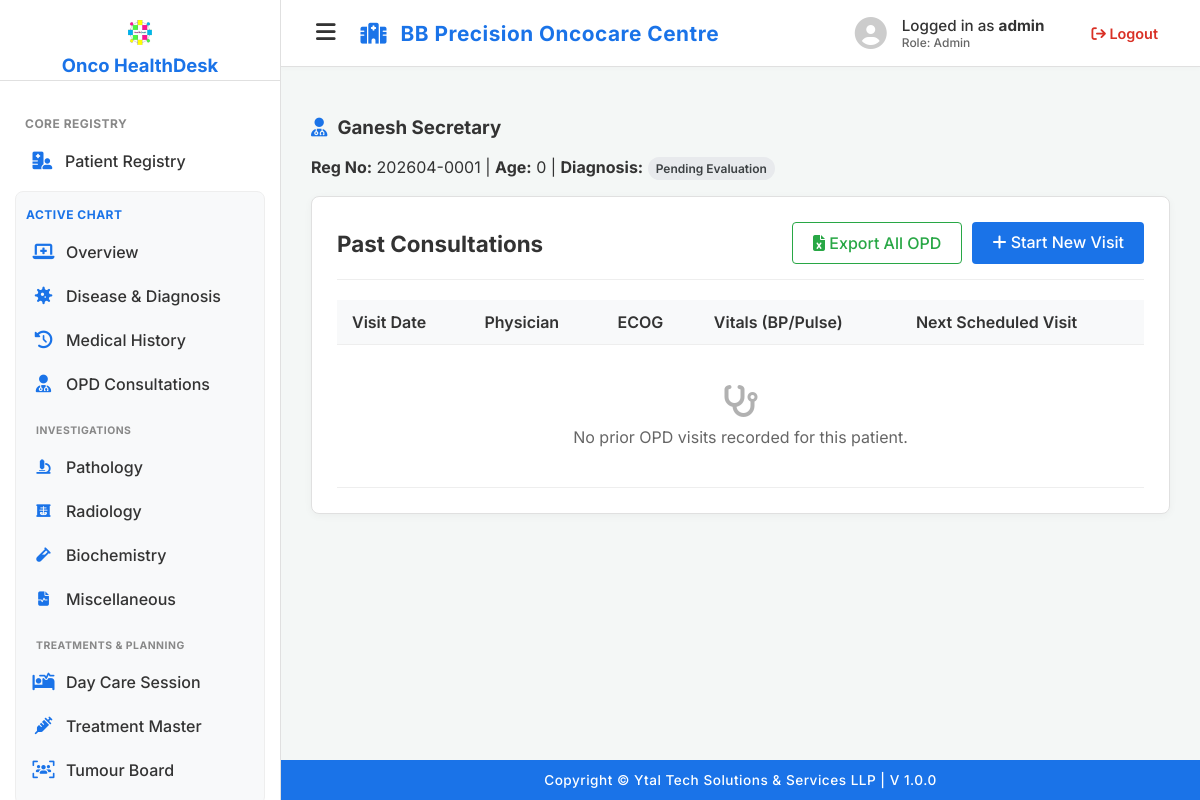
The page /patient/1/opd_consultations (signed in) on the database as committed earlier.
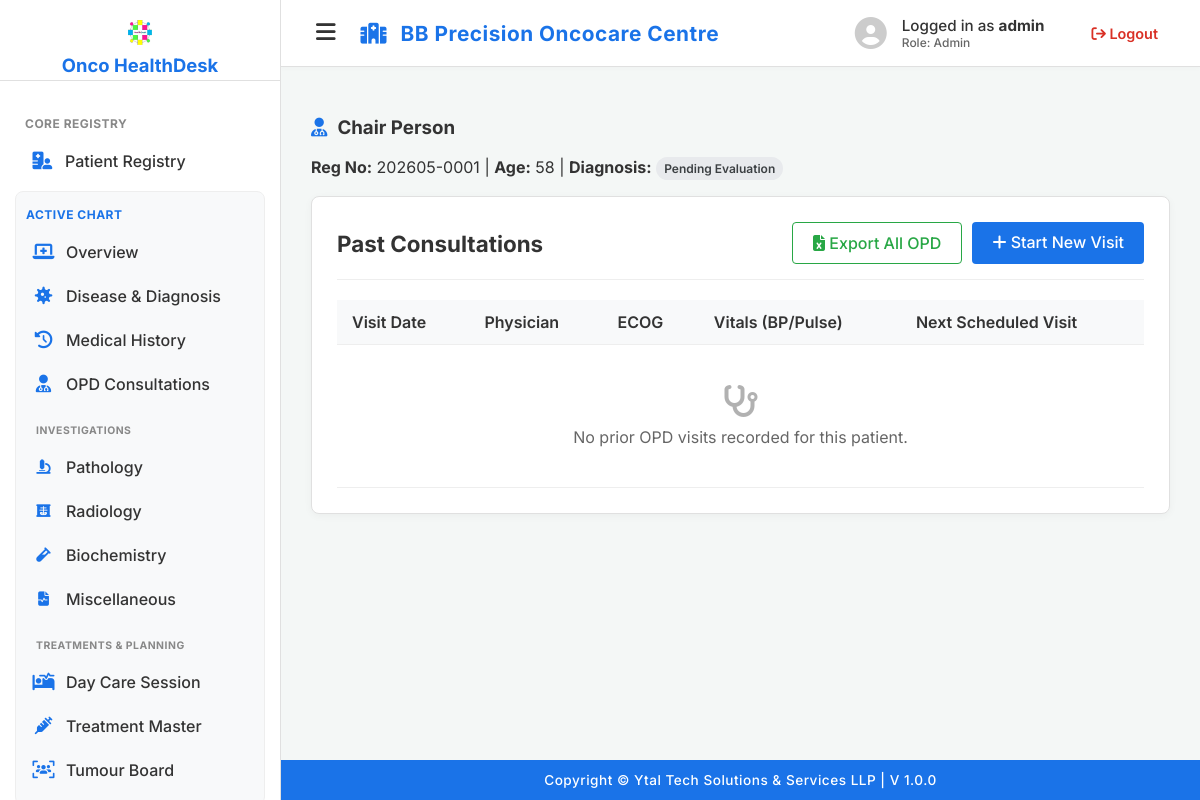
The same page on the database as committed later.
### app.py (models this page shows)
class Patient(db.Model):
    id = db.Column(db.Integer, primary_key=True)
    registration_number = db.Column(db.String(20), unique=True, nullable=False)
    first_name, middle_name, last_name = db.Column(db.String(50), nullable=False), db.Column(db.String(50)), db.Column(db.String(50), nullable=False)
    dob, gender, blood_group, religion, education = db.Column(db.Date, nullable=False), db.Column(db.String(10), nullable=False), db.Column(db.String(5)), db.Column(db.String(50)), db.Column(db.String(50))
    mobile_number, alt_mobile_number, email = db.Column(db.String(15), nullable=False), db.Column(db.String(15)), db.Column(db.String(120))
    id_proof, id_proof_number = db.Column(db.String(50)), db.Column(db.String(50))
    emg_contact_name, emg_contact_mobile, emg_contact_email = db.Column(db.String(100)), db.Column(db.String(15)), db.Column(db.String(120))
    address_house, address_society, address_area, address_city, address_state, address_country, address_pincode = db.Column(db.String(100)), db.Column(db.String(100)), db.Column(db.String(100)), db.Column(db.String(50)), db.Column(db.String(50)), db.Column(db.String(50)), db.Column(db.String(20))
    ref_physician_name, ref_physician_contact = db.Column(db.String(100)), db.Column(db.String(15))
    primary_diagnosis, created_on = db.Column(db.String(200), default="Pending Evaluation"), db.Column(db.DateTime, default=datetime.utcnow)
    medical_history = db.relationship('MedicalHistory', backref='patient', uselist=False)
    opd_visits = db.relationship('OpdConsultation', backref='patient', lazy=True, order_by="OpdConsultation.visit_date.desc()")
    pathology_records = db.relationship('PathologyRecord', backref='patient', lazy=True, order_by="PathologyRecord.record_date.desc()")
    radiology_records = db.relationship('RadiologyRecord', backref='patient', lazy=True, order_by="RadiologyRecord.record_date.desc()")
    biochemistry_records = db.relationship('BiochemistryRecord', backref='patient', lazy=True, order_by="BiochemistryRecord.record_date.desc()")
    miscellaneous_records = db.relationship('MiscellaneousRecord', backref='patient', lazy=True, order_by="MiscellaneousRecord.record_date.desc()")
    disease_records = db.relationship('DiseaseDiagnosis', backref='patient', lazy=True, order_by="DiseaseDiagnosis.date_of_diagnosis.desc()")
    day_care_protocols = db.relationship('PatientProtocol', backref='patient', lazy=True, order_by="PatientProtocol.start_date.desc()")
    treatment_records = db.relationship('TreatmentRecord', backref='patient', lazy=True, order_by="TreatmentRecord.record_date.desc()")
    tumour_board_records = db.relationship('TumourBoardRecord', backref='patient', lazy=True, order_by="TumourBoardRecord.board_date.desc()")
    invoices = db.relationship('Invoice', backref='patient', lazy=True, order_by="Invoice.invoice_date.desc()")
    appointments = db.relationship('Appointment', backref='patient', lazy=True, order_by="Appointment.appointment_date.desc(), Appointment.appointment_time.desc()")
    @property
    def age(self):
        today = date.today()
        return today.year - self.dob.year - ((today.month, today.day) < (self.dob.month, self.dob.day))

### app.py (the view)
@app.route('/patient/<int:patient_id>/opd_consultations')
@login_required
def opd_consultations(patient_id): return render_template('opd_dashboard.html', patient=Patient.query.get_or_404(patient_id), visits=Patient.query.get_or_404(patient_id).opd_visits, user=session)

### app.py (called while the page is built)
def login_required(f):
    @wraps(f)
    def decorated_function(*args, **kwargs):
        if 'user_id' not in session: return redirect(url_for('login'))
        return f(*args, **kwargs)
    return decorated_function

### templates/opd_dashboard.html (shortened to what this page needs)
{% extends "base_layout.html" %}
{% block content %}
<div class="patient-banner">
    <div class="patient-banner-data" style="width: 100%;">
        <h3><i class="fa-solid fa-user-doctor" style="color: var(--primary-accent); margin-right: 10px;"></i>{{ patient.first_name }} {{ patient.last_name }}</h3>
        <p style="margin-top: 5px;">
            <strong>Reg No:</strong> {{ patient.registration_number }} |
            <strong>Age:</strong> {{ patient.age }} |
            <strong>Diagnosis:</strong> <span class="badge badge-grey">{{ patient.primary_diagnosis }}</span>
        </p>
    </div>
</div>
<div class="panel-card">
    <div class="panel-header" style="display: flex; justify-content: space-between; align-items: center;">
        <h2>Past Consultations</h2>
        <div style="display: flex; gap: 10px;">
            {% if user.role == 'Admin' %}
                <a href="{{ url_for('export_opd') }}" class="btn-secondary" style="color: #28a745; border-color: #28a745;"><i class="fa-solid fa-file-excel"></i> Export All OPD</a>
            {% endif %}
            <a href="{{ url_for('opd_new', patient_id=patient.id) }}" class="btn-primary"><i class="fa-solid fa-plus"></i> Start New Visit</a>
        </div>
    </div>
    <div style="overflow-x: auto; margin-top: 15px;">
        <table class="data-table">
            <thead>
                <tr>
                    <th>Visit Date</th>
                    <th>Physician</th>
                    <th>ECOG</th>
                    <th>Vitals (BP/Pulse)</th>
                    <th>Next Scheduled Visit</th>
                </tr>
            </thead>
            <tbody>
                {% for visit in visits %}
                <tr>
                    <td style="font-weight: 600; color: var(--primary-accent);">{{ visit.visit_date.strftime('%d-%b-%Y') }}</td>
                    <td>{{ visit.created_by }}</td>
                    <td><span class="badge" style="background: #e8eaed; color: #1f1f1f;">PS {{ visit.ecog or '-' }}</span></td>
                    <td>{{ visit.bp or '-' }} mmHg / {{ visit.pulse or '-' }} bpm</td>
                    <td>{{ visit.next_visit_date.strftime('%d-%b-%Y') if visit.next_visit_date else 'Not Scheduled' }}</td>
                </tr>
                {% else %}
                <tr>
                    <td colspan="5" style="text-align: center; padding: 40px; color: var(--text-muted);">
                        <i class="fa-solid fa-stethoscope fa-2x" style="margin-bottom: 10px; opacity: 0.5; display: block;"></i>
                        No prior OPD visits recorded for this patient.
                    </td>
                </tr>
                {% endfor %}
            </tbody>
        </table>
    </div>
</div>
{% endblock %}

Rows that differ between the two databases and show on the page:
changed Patient "Pending Evaluation": first_name "Ganesh" → "Chair"; last_name "Secretary" → "Person"; registration_number "202604-0001" → "202605-0001"; age "0" → "58"
